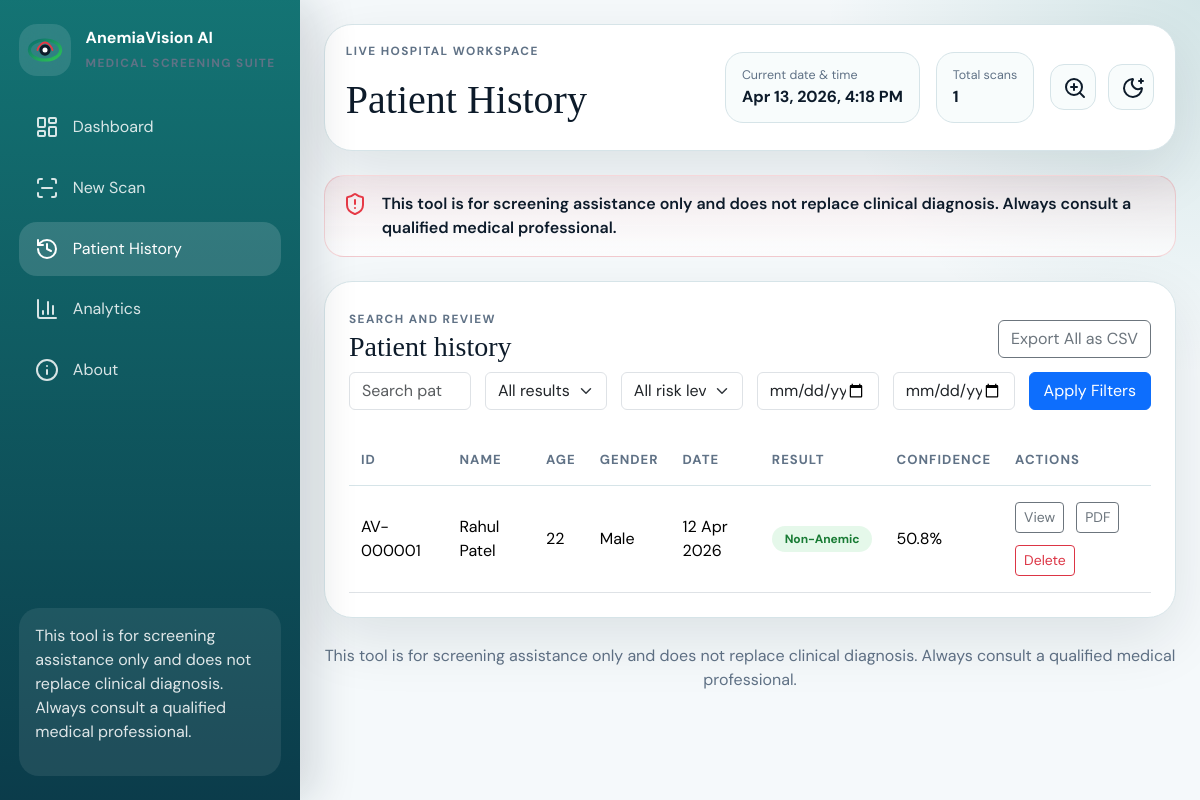
The app's page /history with its own data.
### app.py (models this page shows, shortened)
class Scan(db.Model):
    __tablename__ = "scans"
    id = db.Column(db.Integer, primary_key=True)
    patient_name = db.Column(db.String(150), nullable=False)
    age = db.Column(db.Integer, nullable=True)
    gender = db.Column(db.String(32), nullable=True)
    phone = db.Column(db.String(32), nullable=True)
    image_type = db.Column(db.String(40), nullable=True)
    image_path = db.Column(db.String(500), nullable=False)
    gradcam_path = db.Column(db.String(500), nullable=True)
    prediction = db.Column(db.String(32), nullable=False)
    confidence = db.Column(db.Float, nullable=False)
    risk_level = db.Column(db.String(20), nullable=True)
    anemic_probability = db.Column(db.Float, nullable=False)
    non_anemic_probability = db.Column(db.Float, nullable=False)
    notes = db.Column(db.Text, nullable=True)
    created_at = db.Column(
        db.DateTime,
        nullable=False,
        default=datetime.utcnow,
        server_default=func.current_timestamp(),
    )
    @property
    def public_scan_id(self) -> str:
        return f"AV-{self.id:06d}"
    @property
    def is_anemic(self) -> bool:
        return self.prediction == "Anemic"
    @property
    def confidence_percent(self) -> float:
        return round((self.confidence or 0.0) * 100, 1)

### app.py (the view)
    @app.route("/history")
    def history_page():
        filters = {
            "q": request.args.get("q", ""),
            "result": request.args.get("result", ""),
            "risk": request.args.get("risk", ""),
            "start_date": request.args.get("start_date", ""),
            "end_date": request.args.get("end_date", ""),
        }
        sort = request.args.get("sort", "date")
        order = request.args.get("order", "desc")
        page = request.args.get("page", default=1, type=int)
        query = apply_history_filters(Scan.query, filters)
        query = sorted_history_query(query, sort, order)
        pagination = query.paginate(page=page, per_page=HISTORY_PAGE_SIZE, error_out=False)
        return render_template(
            "history.html",
            scans=pagination.items,
            pagination=pagination,
            filters=filters,
            current_sort=sort,
            current_order=order,
        )

### app.py (called while the page is built, shortened)
def parse_date_input(value: str | None) -> date | None:
    if not value:
        return None
    try:
        return datetime.strptime(value, "%Y-%m-%d").date()
    except ValueError:
        return None

def apply_history_filters(base_query, filters: dict[str, str]):
    query = base_query
    search_term = filters.get("q", "").strip()
    result_filter = filters.get("result", "").strip()
    risk_filter = filters.get("risk", "").strip()
    start_date = parse_date_input(filters.get("start_date"))
    end_date = parse_date_input(filters.get("end_date"))
    if result_filter in {"Anemic", "Non-Anemic"}:
        query = query.filter(Scan.prediction == result_filter)
    if risk_filter:
        query = query.filter(Scan.risk_level == risk_filter)
    if start_date is not None:
        query = query.filter(Scan.created_at >= datetime.combine(start_date, time.min))
    if end_date is not None:
        query = query.filter(Scan.created_at <= datetime.combine(end_date, time.max))
    return query

def sorted_history_query(query, sort_key: str, order: str):
    sort_columns = {
        "id": Scan.id,
        "name": Scan.patient_name,
        "age": Scan.age,
        "gender": Scan.gender,
        "date": Scan.created_at,
        "result": Scan.prediction,
        "confidence": Scan.confidence,
        "risk": Scan.risk_level,
    }
    column = sort_columns.get(sort_key, Scan.created_at)
    direction = column.asc() if order == "asc" else column.desc()
    return query.order_by(direction)

### model.py (called while the page is built)
def latest_available_checkpoint() -> Path | None:
    for checkpoint_path in (BEST_CHECKPOINT_PATH, LATEST_CHECKPOINT_PATH):
        if checkpoint_path.exists():
            return checkpoint_path
    return None

### templates/history.html (shortened to what this page needs)
{% extends "base.html" %}
{% block page_title %}Patient History{% endblock %}
{% block content %}
<section class="surface-card fade-in-up">
    <div class="section-header">
        <div>
            <span class="eyebrow">Search and review</span>
            <h3>Patient history</h3>
        </div>
        <a href="{{ url_for('export_history_csv', q=filters.q, result=filters.result, risk=filters.risk, start_date=filters.start_date, end_date=filters.end_date) }}" class="btn btn-outline-secondary">
            Export All as CSV
        </a>
    </div>
    <form method="get" class="filter-grid mb-4">
        <input class="form-control" type="search" name="q" placeholder="Search patient name, phone, notes, or ID" value="{{ filters.q }}">
        <select class="form-select" name="result">
            <option value="">All results</option>
        </select>
        <select class="form-select" name="risk">
            <option value="">All risk levels</option>
        </select>
        <input class="form-control" type="date" name="start_date" value="{{ filters.start_date }}">
        <input class="form-control" type="date" name="end_date" value="{{ filters.end_date }}">
        <button class="btn btn-primary" type="submit">Apply Filters</button>
    </form>
    <div class="table-responsive">
        <table class="table app-table align-middle">
            <thead>
                <tr>
                    <th><a href="{{ url_for('history_page', q=filters.q, result=filters.result, risk=filters.risk, start_date=filters.start_date, end_date=filters.end_date, sort='id', order='asc' if current_sort == 'id' and current_order == 'desc' else 'desc') }}">ID</a></th>
                    <th><a href="{{ url_for('history_page', q=filters.q, result=filters.result, risk=filters.risk, start_date=filters.start_date, end_date=filters.end_date, sort='name', order='asc' if current_sort == 'name' and current_order == 'desc' else 'desc') }}">Name</a></th>
                    <th><a href="{{ url_for('history_page', q=filters.q, result=filters.result, risk=filters.risk, start_date=filters.start_date, end_date=filters.end_date, sort='age', order='asc' if current_sort == 'age' and current_order == 'desc' else 'desc') }}">Age</a></th>
                    <th><a href="{{ url_for('history_page', q=filters.q, result=filters.result, risk=filters.risk, start_date=filters.start_date, end_date=filters.end_date, sort='gender', order='asc' if current_sort == 'gender' and current_order == 'desc' else 'desc') }}">Gender</a></th>
                    <th><a href="{{ url_for('history_page', q=filters.q, result=filters.result, risk=filters.risk, start_date=filters.start_date, end_date=filters.end_date, sort='date', order='asc' if current_sort == 'date' and current_order == 'desc' else 'desc') }}">Date</a></th>
                    <th><a href="{{ url_for('history_page', q=filters.q, result=filters.result, risk=filters.risk, start_date=filters.start_date, end_date=filters.end_date, sort='result', order='asc' if current_sort == 'result' and current_order == 'desc' else 'desc') }}">Result</a></th>
                    <th><a href="{{ url_for('history_page', q=filters.q, result=filters.result, risk=filters.risk, start_date=filters.start_date, end_date=filters.end_date, sort='confidence', order='asc' if current_sort == 'confidence' and current_order == 'desc' else 'desc') }}">Confidence</a></th>
                    <th>Actions</th>
                </tr>
            </thead>
            <tbody>
                {% if scans %}
                    {% for scan in scans %}
                        <tr>
                            <td>{{ scan.public_scan_id }}</td>
                            <td>{{ scan.patient_name }}</td>
                            <td>{{ scan.age or "N/A" }}</td>
                            <td>{{ scan.gender or "N/A" }}</td>
                            <td>{{ scan.created_at.strftime("%d %b %Y") }}</td>
                            <td>
                                <span class="badge result-badge {% if scan.is_anemic %}result-badge-danger{% else %}result-badge-success{% endif %}">
                                    {{ scan.prediction }}
                                </span>
                            </td>
                            <td>{{ "%.1f"|format(scan.confidence_percent) }}%</td>
                            <td>
                                <div class="table-actions">
                                    <a href="{{ url_for('result_page', scan_id=scan.id) }}" class="btn btn-sm btn-outline-secondary">View</a>
                                    <a href="{{ url_for('export_pdf', scan_id=scan.id) }}" class="btn btn-sm btn-outline-secondary">PDF</a>
                                    <form method="post" action="{{ url_for('delete_scan', scan_id=scan.id) }}" onsubmit="return confirm('Delete this scan record?');">
                                        <button class="btn btn-sm btn-outline-danger" type="submit">Delete</button>
                                    </form>
                                </div>
                            </td>
                        </tr>
                    {% endfor %}
                {% else %}
                    <tr>
                        <td colspan="8" class="empty-state-cell">No records match the current filters.</td>
                    </tr>
                {% endif %}
            </tbody>
        </table>
    </div>
</section>
{% endblock %}

### templates/base.html (shortened to what this page needs)
<!doctype html>
<html lang="en" data-theme="light">
<head>
    <link href="https://cdn.jsdelivr.net/npm/bootstrap@5.3.3/dist/css/bootstrap.min.css" rel="stylesheet">
    <link rel="stylesheet" href="{{ url_for('static', filename='css/style.css') }}">
</head>
<body data-endpoint="{{ request.endpoint or '' }}">
    <div class="app-shell">
        <aside class="sidebar" id="sidebar">
            <div class="sidebar-header">
                <a href="{{ url_for('index') }}" class="brand">
                    <span class="brand-mark" aria-hidden="true">
                    </span>
                    <span>
                        <strong>AnemiaVision AI</strong>
                        <small>Medical Screening Suite</small>
                    </span>
                </a>
            </div>
            <nav class="sidebar-nav" aria-label="Primary">
                <a href="{{ url_for('index') }}" class="nav-item {% if request.endpoint == 'index' %}active{% endif %}">
                    <i data-lucide="layout-dashboard"></i>
                    <span>Dashboard</span>
                </a>
                <a href="{{ url_for('scan_page') }}" class="nav-item {% if request.endpoint == 'scan_page' %}active{% endif %}">
                    <i data-lucide="scan-line"></i>
                    <span>New Scan</span>
                </a>
                <a href="{{ url_for('history_page') }}" class="nav-item {% if request.endpoint == 'history_page' %}active{% endif %}">
                    <i data-lucide="history"></i>
                    <span>Patient History</span>
                </a>
                <a href="{{ url_for('analytics_page') }}" class="nav-item {% if request.endpoint == 'analytics_page' %}active{% endif %}">
                    <i data-lucide="chart-column"></i>
                    <span>Analytics</span>
                </a>
                <a href="{{ url_for('about_page') }}" class="nav-item {% if request.endpoint == 'about_page' %}active{% endif %}">
                    <i data-lucide="info"></i>
                    <span>About</span>
                </a>
            </nav>
            <div class="sidebar-footer">
                <p>{{ disclaimer_text }}</p>
            </div>
        </aside>
        <div class="page-area">
            <header class="topbar">
                <div class="topbar-left">
                    <div>
                        <p class="topbar-label">Live hospital workspace</p>
                        <h1 class="topbar-title">{% block page_title %}AnemiaVision AI{% endblock %}</h1>
                    </div>
                </div>
                <div class="topbar-right">
                    <div class="topbar-info">
                        <span class="topbar-info-label">Current date & time</span>
                        <strong id="currentDateTime" aria-live="polite"></strong>
                    </div>
                    <div class="topbar-counter">
                        <span>Total scans</span>
                        <strong>{{ total_scans_counter }}</strong>
                    </div>
                    <div class="toolbar-actions">
                        <button class="btn topbar-icon" type="button" id="largeTextToggle" aria-pressed="false" aria-label="Toggle large text">
                            <i data-lucide="zoom-in"></i>
                        </button>
                        <button class="btn topbar-icon" type="button" id="darkModeToggle" aria-pressed="false" aria-label="Toggle dark mode">
                            <i data-lucide="moon-star"></i>
                        </button>
                    </div>
                </div>
            </header>
            <main id="main-content" class="content-wrap">
                <section class="disclaimer-banner fade-in-up" aria-label="Clinical disclaimer">
                    <i data-lucide="shield-alert"></i>
                    <p>{{ disclaimer_text }}</p>
                </section>
                {% block content %}{% endblock %}
            </main>
            <footer class="app-footer">
                <p>{{ disclaimer_text }}</p>
            </footer>
        </div>
    </div>
</body>
</html>

### records on screen
Scan: public_scan_id "AV-000001", patient_name "Rahul Patel", age "22", gender "Male", created_at "12 Apr 2026", prediction "Non-Anemic", confidence_percent "50.8"

### other values on screen
{{ disclaimer_text }} "This tool is for screening assistance only and does not replace clinical diagnosis. Always consult a qualified medical professional."
{{ total_scans_counter }} "1"
